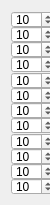
   <widget class="QWidget" name="layoutWidget">
    <property name="geometry">
     <rect>
      <x>630</x>
      <y>60</y>
      <width>50</width>
      <height>205</height>
     </rect>
    </property>
    <property name="sizePolicy">
     <sizepolicy hsizetype="Fixed" vsizetype="Preferred">
      <horstretch>0</horstretch>
      <verstretch>0</verstretch>
     </sizepolicy>
    </property>
    <property name="minimumSize">
     <size>
      <width>45</width>
      <height>17</height>
     </size>
    </property>
    <property name="maximumSize">
     <size>
      <width>50</width>
      <height>205</height>
     </size>
    </property>
    <property name="font">
     <font>
      <pointsize>9</pointsize>
     </font>
    </property>
    <layout class="QFormLayout" name="formLayout_3">
     <property name="horizontalSpacing">
      <number>0</number>
     </property>
     <property name="verticalSpacing">
      <number>0</number>
     </property>
     <item row="0" column="0">
      <widget class="QSpinBox" name="robomaster1_snake_motor_speed_control_1">
       <property name="sizePolicy">
        <sizepolicy hsizetype="Fixed" vsizetype="Fixed">
         <horstretch>0</horstretch>
         <verstretch>0</verstretch>
        </sizepolicy>
       </property>
       <property name="minimumSize">
        <size>
         <width>45</width>
         <height>17</height>
        </size>
       </property>
       <property name="maximumSize">
        <size>
         <width>50</width>
         <height>205</height>
        </size>
       </property>
       <property name="font">
        <font>
         <pointsize>9</pointsize>
        </font>
       </property>
       <property name="minimum">
        <number>-99</number>
       </property>
       <property name="value">
        <number>10</number>
       </property>
       <property name="displayIntegerBase">
        <number>10</number>
       </property>
      </widget>
     </item>
     <item row="1" column="0">
      <widget class="QSpinBox" name="robomaster1_snake_motor_speed_control_2">
       <property name="sizePolicy">
        <sizepolicy hsizetype="Fixed" vsizetype="Fixed">
         <horstretch>0</horstretch>
         <verstretch>0</verstretch>
        </sizepolicy>
       </property>
       <property name="minimumSize">
        <size>
         <width>45</width>
         <height>17</height>
        </size>
       </property>
       <property name="maximumSize">
        <size>
         <width>50</width>
         <height>205</height>
        </size>
       </property>
       <property name="font">
        <font>
         <pointsize>9</pointsize>
        </font>
       </property>
       <property name="minimum">
        <number>-99</number>
       </property>
       <property name="value">
        <number>10</number>
       </property>
       <property name="displayIntegerBase">
        <number>10</number>
       </property>
      </widget>
     </item>
     <item row="2" column="0">
      <widget class="QSpinBox" name="robomaster1_snake_motor_speed_control_3">
       <property name="sizePolicy">
        <sizepolicy hsizetype="Fixed" vsizetype="Fixed">
         <horstretch>0</horstretch>
         <verstretch>0</verstretch>
        </sizepolicy>
       </property>
       <property name="minimumSize">
        <size>
         <width>45</width>
         <height>17</height>
        </size>
       </property>
       <property name="maximumSize">
        <size>
         <width>50</width>
         <height>205</height>
        </size>
       </property>
       <property name="font">
        <font>
         <pointsize>9</pointsize>
        </font>
       </property>
       <property name="minimum">
        <number>-99</number>
       </property>
       <property name="value">
        <number>10</number>
       </property>
       <property name="displayIntegerBase">
        <number>10</number>
       </property>
      </widget>
     </item>
     <item row="3" column="0">
      <widget class="QSpinBox" name="robomaster1_snake_motor_speed_control_4">
       <property name="sizePolicy">
        <sizepolicy hsizetype="Fixed" vsizetype="Fixed">
         <horstretch>0</horstretch>
         <verstretch>0</verstretch>
        </sizepolicy>
       </property>
       <property name="minimumSize">
        <size>
         <width>45</width>
         <height>17</height>
        </size>
       </property>
       <property name="maximumSize">
        <size>
         <width>50</width>
         <height>205</height>
        </size>
       </property>
       <property name="font">
        <font>
         <pointsize>9</pointsize>
        </font>
       </property>
       <property name="minimum">
        <number>-99</number>
       </property>
       <property name="value">
        <number>10</number>
       </property>
       <property name="displayIntegerBase">
        <number>10</number>
       </property>
      </widget>
     </item>
     <item row="4" column="0">
      <widget class="QSpinBox" name="robomaster1_snake_motor_speed_control_5">
       <property name="sizePolicy">
        <sizepolicy hsizetype="Fixed" vsizetype="Fixed">
         <horstretch>0</horstretch>
         <verstretch>0</verstretch>
        </sizepolicy>
       </property>
       <property name="minimumSize">
        <size>
         <width>45</width>
         <height>17</height>
        </size>
       </property>
       <property name="maximumSize">
        <size>
         <width>50</width>
         <height>205</height>
        </size>
       </property>
       <property name="font">
        <font>
         <pointsize>9</pointsize>
        </font>
       </property>
       <property name="minimum">
        <number>-99</number>
       </property>
       <property name="value">
        <number>10</number>
       </property>
       <property name="displayIntegerBase">
        <number>10</number>
       </property>
      </widget>
     </item>
     <item row="5" column="0">
      <widget class="QSpinBox" name="robomaster1_snake_motor_speed_control_6">
       <property name="sizePolicy">
        <sizepolicy hsizetype="Fixed" vsizetype="Fixed">
         <horstretch>0</horstretch>
         <verstretch>0</verstretch>
        </sizepolicy>
       </property>
       <property name="minimumSize">
        <size>
         <width>45</width>
         <height>17</height>
        </size>
       </property>
       <property name="maximumSize">
        <size>
         <width>50</width>
         <height>205</height>
        </size>
       </property>
       <property name="font">
        <font>
         <pointsize>9</pointsize>
        </font>
       </property>
       <property name="minimum">
        <number>-99</number>
       </property>
       <property name="value">
        <number>10</number>
       </property>
       <property name="displayIntegerBase">
        <number>10</number>
       </property>
      </widget>
     </item>
     <item row="6" column="0">
      <widget class="QSpinBox" name="robomaster1_snake_motor_speed_control_7">
       <property name="sizePolicy">
        <sizepolicy hsizetype="Fixed" vsizetype="Fixed">
         <horstretch>0</horstretch>
         <verstretch>0</verstretch>
        </sizepolicy>
       </property>
       <property name="minimumSize">
        <size>
         <width>45</width>
         <height>17</height>
        </size>
       </property>
       <property name="maximumSize">
        <size>
         <width>50</width>
         <height>205</height>
        </size>
       </property>
       <property name="font">
        <font>
         <pointsize>9</pointsize>
        </font>
       </property>
       <property name="minimum">
        <number>-99</number>
       </property>
       <property name="value">
        <number>10</number>
       </property>
       <property name="displayIntegerBase">
        <number>10</number>
       </property>
      </widget>
     </item>
     <item row="7" column="0">
      <widget class="QSpinBox" name="robomaster1_snake_motor_speed_control_8">
       <property name="sizePolicy">
        <sizepolicy hsizetype="Fixed" vsizetype="Fixed">
         <horstretch>0</horstretch>
         <verstretch>0</verstretch>
        </sizepolicy>
       </property>
       <property name="minimumSize">
        <size>
         <width>45</width>
         <height>17</height>
        </size>
       </property>
       <property name="maximumSize">
        <size>
         <width>50</width>
         <height>205</height>
        </size>
       </property>
       <property name="font">
        <font>
         <pointsize>9</pointsize>
        </font>
       </property>
       <property name="minimum">
        <number>-99</number>
       </property>
       <property name="value">
        <number>10</number>
       </property>
       <property name="displayIntegerBase">
        <number>10</number>
       </property>
      </widget>
     </item>
     <item row="8" column="0">
      <widget class="QSpinBox" name="robomaster1_snake_motor_speed_control_9">
       <property name="sizePolicy">
        <sizepolicy hsizetype="Fixed" vsizetype="Fixed">
         <horstretch>0</horstretch>
         <verstretch>0</verstretch>
        </sizepolicy>
       </property>
       <property name="minimumSize">
        <size>
         <width>45</width>
         <height>17</height>
        </size>
       </property>
       <property name="maximumSize">
        <size>
         <width>50</width>
         <height>205</height>
        </size>
       </property>
       <property name="font">
        <font>
         <pointsize>9</pointsize>
        </font>
       </property>
       <property name="minimum">
        <number>-99</number>
       </property>
       <property name="value">
        <number>10</number>
       </property>
       <property name="displayIntegerBase">
        <number>10</number>
       </property>
      </widget>
     </item>
     <item row="9" column="0">
      <widget class="QSpinBox" name="robomaster1_snake_motor_speed_control_10">
       <property name="sizePolicy">
        <sizepolicy hsizetype="Fixed" vsizetype="Fixed">
         <horstretch>0</horstretch>
         <verstretch>0</verstretch>
        </sizepolicy>
       </property>
       <property name="minimumSize">
        <size>
         <width>45</width>
         <height>17</height>
        </size>
       </property>
       <property name="maximumSize">
        <size>
         <width>50</width>
         <height>205</height>
        </size>
       </property>
       <property name="font">
        <font>
         <pointsize>9</pointsize>
        </font>
       </property>
       <property name="minimum">
        <number>-99</number>
       </property>
       <property name="value">
        <number>10</number>
       </property>
       <property name="displayIntegerBase">
        <number>10</number>
       </property>
      </widget>
     </item>
     <item row="10" column="0">
      <widget class="QSpinBox" name="robomaster1_snake_motor_speed_control_11">
       <property name="sizePolicy">
        <sizepolicy hsizetype="Fixed" vsizetype="Fixed">
         <horstretch>0</horstretch>
         <verstretch>0</verstretch>
        </sizepolicy>
       </property>
       <property name="minimumSize">
        <size>
         <width>45</width>
         <height>17</height>
        </size>
       </property>
       <property name="maximumSize">
        <size>
         <width>50</width>
         <height>205</height>
        </size>
       </property>
       <property name="font">
        <font>
         <pointsize>9</pointsize>
        </font>
       </property>
       <property name="minimum">
        <number>-99</number>
       </property>
       <property name="value">
        <number>10</number>
       </property>
       <property name="displayIntegerBase">
        <number>10</number>
       </property>
      </widget>
     </item>
     <item row="11" column="0">
      <widget class="QSpinBox" name="robomaster1_snake_motor_speed_control_12">
       <property name="sizePolicy">
        <sizepolicy hsizetype="Fixed" vsizetype="Fixed">
         <horstretch>0</horstretch>
         <verstretch>0</verstretch>
        </sizepolicy>
       </property>
       <property name="minimumSize">
        <size>
         <width>45</width>
         <height>17</height>
        </size>
       </property>
       <property name="maximumSize">
        <size>
         <width>50</width>
         <height>205</height>
        </size>
       </property>
       <property name="font">
        <font>
         <pointsize>9</pointsize>
        </font>
       </property>
       <property name="minimum">
        <number>-99</number>
       </property>
       <property name="value">
        <number>10</number>
       </property>
       <property name="displayIntegerBase">
        <number>10</number>
       </property>
      </widget>
     </item>
    </layout>
   </widget>
